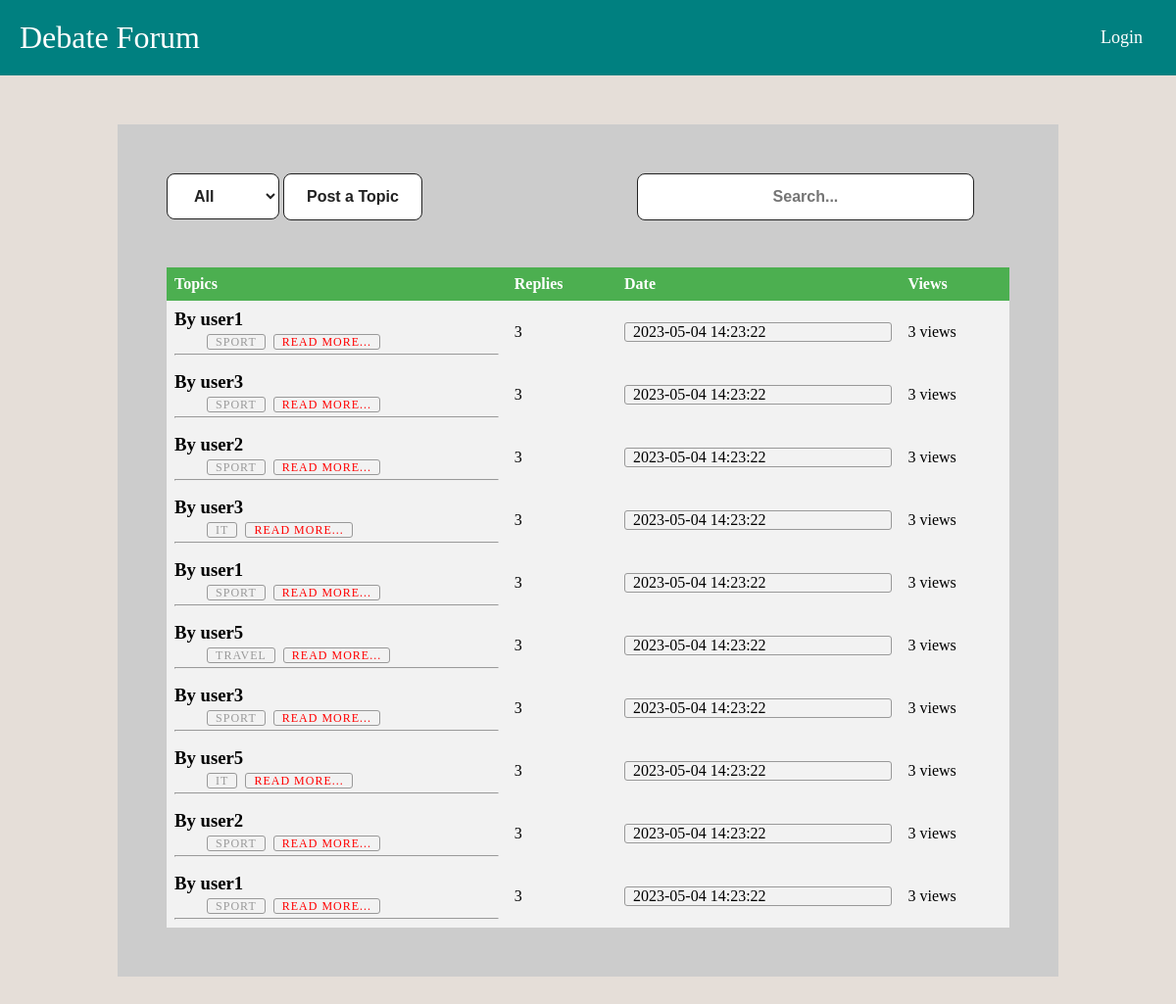
The page / on the database its author committed.
### tables this page shows
CREATE TABLE user (
    userID INTEGER NOT NULL PRIMARY KEY AUTOINCREMENT, -- Integer user ID / key
    userName TEXT NOT NULL,                            -- Login username
    passwordHash BLOB NOT NULL,                        -- Hashed password (bytes in python)
    isAdmin BOOLEAN NOT NULL,                          -- If user is admin or not. Ignore if not implementing admin
    creationTime TIMESTAMP NOT NULL DEFAULT CURRENT_TIMESTAMP,      -- Time user was created
    lastVisit TIMESTAMP NOT NULL DEFAULT CURRENT_TIMESTAMP -- User's last visit, for showing new content when they return
);

CREATE TABLE topic (
    topicID INTEGER NOT NULL PRIMARY KEY AUTOINCREMENT,  -- Topic's ID number
    topicName TEXT NOT NULL,                             -- Topic's text
    postingUser INTEGER REFERENCES user(userID) ON DELETE SET NULL ON UPDATE CASCADE, -- FK (foreign key) of posting user
    creationTime TIMESTAMP NOT NULL DEFAULT CURRENT_TIMESTAMP,                       -- Time topic was created
    updateTime TIMESTAMP NOT NULL DEFAULT CURRENT_TIMESTAMP,      -- Last time a claim/reply was added
    category TEXT NOT NULL
);

### routes/home.py (the view, shortened to what this page needs)
@app.route("/", methods = ['GET','POST'])
def home():
    conn = get_db_connection()
    topics = conn.execute('SELECT * FROM topic').fetchall()
    data = []
    for topic in topics:
        postingUser = conn.execute(f"SELECT * FROM user WHERE userID == '{topic['postingUser']}'").fetchone()
        data.append(
            {"id":topic['topicID'],
             "title":topic['topicName'],
             "postingUser":postingUser["userName"],
             "category":topic['category'],
             "creationTime":topic['creationTime'],
             "topicID":topic['topicID']
             }
        )
    conn.close()
    return render_template('home.html',topics=data,is_authenticated=is_authenticated(),current_user=current_user())

### get_db_connection.py (called while the page is built)
def get_db_connection():
    conn = sqlite3.connect('database/database.db')
    conn.row_factory = sqlite3.Row
    return conn

### routes/auth_check.py (called while the page is built)
def is_authenticated():
    if request.cookies.get('username'):
        return True
    else:
        return False

def current_user():
    if is_authenticated():
        conn = get_db_connection()
        user = conn.execute('SELECT * FROM user WHERE userName = ?',(request.cookies.get('username'),)).fetchone()
        return user
    else:
        pass

### templates/home.html (shortened to what this page needs)
{% extends "nav.html" %}
{% block content %}
<link rel="stylesheet" href="{{ url_for('static', filename='css/card.css')}}" />
<link rel="stylesheet" href="{{ url_for('static', filename='css/modal.css')}}" />
<select id="my-select" class="postbtn">
  <option value="All">All</option>
</select>
<button id="myBtn" class="postbtn">Post a Topic</button>
<input class="postbtn" style="width: 40%; text-align: center; align-items: center; margin-left: 25%;" type="text" name="search" id placeholder="Search..." oninput="onSearchInput(this)">
<div id="my-data">
	<table>
		<thead>
			<tr>
				<th>Topics</th>
				<th>Replies</th>
				<th>Date</th>
        <th>Views</th>
			</tr>
		</thead>
		<tbody>
{% for topic in topics %}
<div class="blog-container">
  <tr>
    <td>
      <div class="blog-header">
          <div class="blog-title">
            <h3>By {{topic.postingUser}}</h3>
          </div>
      </div>
      <div class="blog-body">
        <div class="blog-tags">
          <ul>
            <li><a >{{topic.category}}</a></li>
            <li><a href="{{url_for('claim',topicID=topic.topicID)}}" style="color: red;">Read More...</a></li>
          </ul>
        </div>
      </div>
<hr>
    </div>
    <td>3</td>
    <td>
      <li class="published-date">{{topic.creationTime}}</li>
    </td>
    <td>3 views</td>
  {% endfor %}
</tbody>
</table>
</div>
{% endblock %}

### templates/nav.html (shortened to what this page needs)
<!DOCTYPE html>
<html lang="en">
<head>
    <link rel="stylesheet" href="{{ url_for('static', filename='css/nav.css')}}" />
</head>
<body>
    <nav class="navbar">
        <div class="logo">Debate Forum</div>
        <ul class="nav-links">
            <div class="menu">
                {% if is_authenticated %}
                <li>welcome <strong>{{current_user.username}}</strong></li>
                <li><a href="{{ url_for('logout') }}">Logout</a></li>
                {% else %}
                <li><a href="{{ url_for('login') }}">Login</a></li>
                {% endif %}
            </div>
        </ul>
    </nav>
    <section class="container">
        {% block content %}
        {% endblock %}
    </section>
</body>
</html>

### static/css/nav.css (style rules this page uses)
* { margin: 0; padding: 0; box-sizing: border-box; }
body { font-family: cursive; }
a { text-decoration: none; }
li { list-style: none; }
.navbar { display: flex; align-items: center; justify-content: space-between; padding: 20px; background-color: teal; color: #fff; }
.nav-links a { color: #fff; }
.logo { font-size: 32px; }
.menu { display: flex; gap: 1em; font-size: 18px; }
.menu li { padding: 5px 14px; }
.container { max-width: 960px; width: 100%; width: calc(100% - 1rem); margin: 50px auto; padding: 50px; background: #ccc; }

### static/css/card.css (style rules this page uses)
body { background: #e5ded8; box-sizing: border-box; }
.blog-container { background: #fff; border-radius: 5px; box-shadow: rgba(0, 0, 0, 0.2) 0 4px 2px -2px; font-family: "adelle-sans", sans-serif; font-weight: 100; margin: 48px auto; width: 20rem; }
@media screen and (min-width: 480px) { .blog-container { width: 28rem; } }
@media screen and (min-width: 767px) { .blog-container { width: 40rem; } }
@media screen and (min-width: 959px) { .blog-container { width: 50rem; } }
.blog-body { margin: 0 auto; width: 80%; }
.blog-tags ul { display: flex; flex-direction: row; flex-wrap: wrap; list-style: none; padding-left: 0; }
.blog-tags li + li { margin-left: 0.5rem; }
.blog-tags a { border: 1px solid #999999; border-radius: 3px; color: #999999; font-size: 0.75rem; height: 1.5rem; line-height: 1.5rem; letter-spacing: 1px; padding: 0 0.5rem; text-align: center; text-transform: uppercase; white-space: nowrap; width: 5rem; }
.published-date { border: 1px solid #999999; border-radius: 3px; padding: 0 0.5rem; }
.postbtn { display: inline-block; outline: none; cursor: pointer; font-size: 16px; line-height: 20px; font-weight: 600; border-radius: 8px; padding: 13px 23px; border: 1px solid #222222; transition: box-shadow 0.2s ease 0s, -ms-transform 0.1s ease 0s, -webkit-transform 0.1s ease 0s, transform 0.1s ease 0s; background: #fff; color: #222222; }
table { border-collapse: collapse; width: 100%; }
th, td { text-align: left; padding: 8px; }
tr:nth-child(even) { background-color: #f2f2f2 }
th { background-color: #4CAF50; color: white; }
tr { background-color: #f2f2f2; }

### rows shown on the page
user: postingUser "user1" "user1" "user1"
topic: category "SPORT", creationTime "2023-05-04 14:23:22"
user: postingUser "user3" "user3" "user3"
topic: category "SPORT", creationTime "2023-05-04 14:23:22"
user: postingUser "user2" "user2"
topic: category "SPORT", creationTime "2023-05-04 14:23:22"
topic: category "IT", creationTime "2023-05-04 14:23:22"
topic: category "SPORT", creationTime "2023-05-04 14:23:22"
user: postingUser "user5" "user5"
topic: category "TRAVEL", creationTime "2023-05-04 14:23:22"
topic: category "SPORT", creationTime "2023-05-04 14:23:22"
topic: category "IT", creationTime "2023-05-04 14:23:22"
topic: category "SPORT", creationTime "2023-05-04 14:23:22"
topic: category "SPORT", creationTime "2023-05-04 14:23:22"
